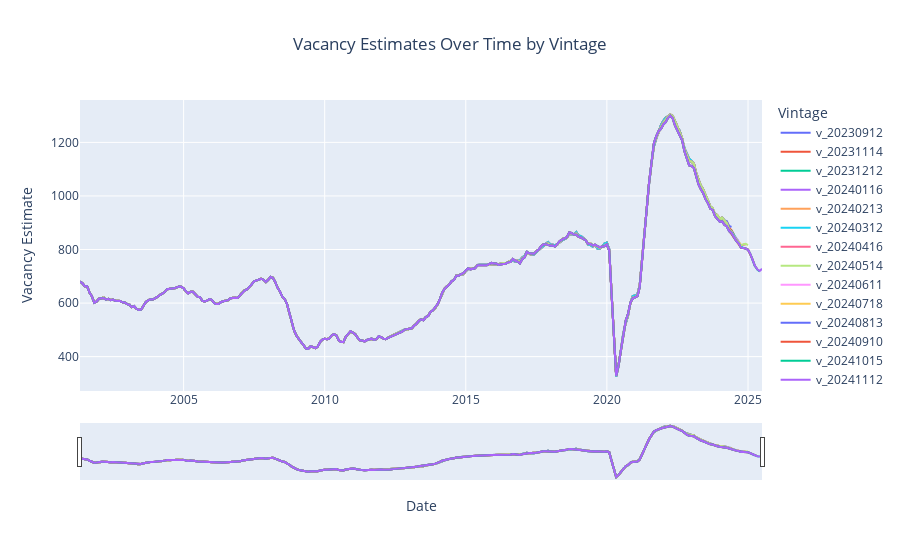

Notebook code for this chart:
### Code cell
# Update layout with slider
fig.update_layout(
    title=dict(text="Vacancy Estimates Over Time by Vintage", x=0.5, xanchor="center"),
    xaxis_title="Date",
    yaxis_title="Vacancy Estimate",
    xaxis=dict(
        rangeslider=dict(visible=True),
        type="date"
    ),
    legend_title="Vintage"
)

### Figure 1 — Plotly figure (JSON) as saved in the notebook; plotly's stock layout.template omitted (floating-point values rounded to 4 significant figures; data arrays with more than 128 entries replaced by an {"elided": "..."} marker saying what was removed)
{"data": [{"mode": "lines", "name": "v_20230912", "type": "scatter", "x": {"elided": "291 str values"}, "y": {"elided": "291 float values"}}, {"mode": "lines", "name": "v_20231114", "type": "scatter", "x": {"elided": "291 str values"}, "y": {"elided": "291 float values"}}, {"mode": "lines", "name": "v_20231212", "type": "scatter", "x": {"elided": "291 str values"}, "y": {"elided": "291 float values"}}, {"mode": "lines", "name": "v_20240116", "type": "scatter", "x": {"elided": "291 str values"}, "y": {"elided": "291 float values"}}, {"mode": "lines", "name": "v_20240213", "type": "scatter", "x": {"elided": "291 str values"}, "y": {"elided": "291 float values"}}, {"mode": "lines", "name": "v_20240312", "type": "scatter", "x": {"elided": "291 str values"}, "y": {"elided": "291 float values"}}, {"mode": "lines", "name": "v_20240416", "type": "scatter", "x": {"elided": "291 str values"}, "y": {"elided": "291 float values"}}, {"mode": "lines", "name": "v_20240514", "type": "scatter", "x": {"elided": "291 str values"}, "y": {"elided": "291 float values"}}, {"mode": "lines", "name": "v_20240611", "type": "scatter", "x": {"elided": "291 str values"}, "y": {"elided": "291 float values"}}, {"mode": "lines", "name": "v_20240718", "type": "scatter", "x": {"elided": "291 str values"}, "y": {"elided": "291 float values"}}, {"mode": "lines", "name": "v_20240813", "type": "scatter", "x": {"elided": "291 str values"}, "y": {"elided": "291 float values"}}, {"mode": "lines", "name": "v_20240910", "type": "scatter", "x": {"elided": "291 str values"}, "y": {"elided": "291 float values"}}, {"mode": "lines", "name": "v_20241015", "type": "scatter", "x": {"elided": "291 str values"}, "y": {"elided": "291 float values"}}, {"mode": "lines", "name": "v_20241112", "type": "scatter", "x": {"elided": "291 str values"}, "y": {"elided": "291 float values"}}, {"mode": "lines", "name": "v_20241217", "type": "scatter", "x": {"elided": "291 str values"}, "y": {"elided": "291 float values"}}, {"mode": "lines", "name": "v_20250121", "type": "scatter", "x": {"elided": "291 str values"}, "y": {"elided": "291 float values"}}, {"mode": "lines", "name": "v_20250218", "type": "scatter", "x": {"elided": "291 str values"}, "y": {"elided": "291 float values"}}, {"mode": "lines", "name": "v_20250320", "type": "scatter", "x": {"elided": "291 str values"}, "y": {"elided": "291 float values"}}, {"mode": "lines", "name": "v_20250415", "type": "scatter", "x": {"elided": "291 str values"}, "y": {"elided": "291 float values"}}, {"mode": "lines", "name": "v_20250513", "type": "scatter", "x": {"elided": "291 str values"}, "y": {"elided": "291 float values"}}, {"mode": "lines", "name": "v_20250610", "type": "scatter", "x": {"elided": "291 str values"}, "y": {"elided": "291 float values"}}, {"mode": "lines", "name": "v_20250717", "type": "scatter", "x": {"elided": "291 str values"}, "y": {"elided": "291 float values"}}, {"mode": "lines", "name": "v_20250812", "type": "scatter", "x": {"elided": "291 str values"}, "y": {"elided": "291 float values"}}, {"mode": "lines", "name": "v_20250916", "type": "scatter", "x": {"elided": "291 str values"}, "y": {"elided": "291 int values"}}], "layout": {"legend": {"title": {"text": "Vintage"}}, "title": {"text": "Vacancy Estimates Over Time by Vintage", "x": 0.5, "xanchor": "center"}, "xaxis": {"rangeslider": {"visible": true}, "title": {"text": "Date"}, "type": "date"}, "yaxis": {"title": {"text": "Vacancy Estimate"}}}}
